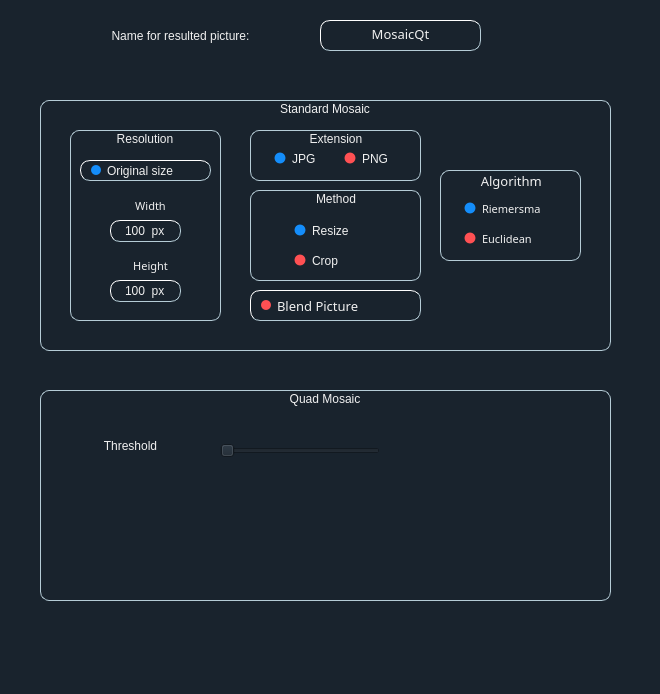
 <widget class="QMainWindow" name="Settings">
  <property name="geometry">
   <rect>
    <x>0</x>
    <y>0</y>
    <width>660</width>
    <height>694</height>
   </rect>
  </property>
  <property name="windowTitle">
   <string>Settings</string>
  </property>
  <property name="windowIcon">
   <iconset>
    <normaloff>Pictures/logo.ico</normaloff>Pictures/logo.ico</iconset>
  </property>
  <property name="styleSheet">
   <string notr="true"> background-color: #19232D;border: 0px solid #32414B;padding: 0px;color: #F0F0F0;selection - background - color: #1464A0;selection - color: #F0F0F0;</string>
  </property>
  <widget class="QWidget" name="centralwidget">
   <widget class="QLabel" name="labelNameResultPicture">
    <property name="geometry">
     <rect>
      <x>60</x>
      <y>20</y>
      <width>241</width>
      <height>31</height>
     </rect>
    </property>
    <property name="toolTip">
     <string>&lt;html&gt;&lt;head/&gt;&lt;body&gt;&lt;p&gt;Provides a name for the resulting Mosaic++.&lt;/p&gt;&lt;/body&gt;&lt;/html&gt;</string>
    </property>
    <property name="styleSheet">
     <string notr="true">font: 12pt  &quot;Century Gothic&quot;;</string>
    </property>
    <property name="text">
     <string>Name for resulted picture:</string>
    </property>
    <property name="alignment">
     <set>Qt::AlignCenter</set>
    </property>
   </widget>
   <widget class="QTextEdit" name="textEditNameResultPicture">
    <property name="geometry">
     <rect>
      <x>320</x>
      <y>20</y>
      <width>161</width>
      <height>31</height>
     </rect>
    </property>
    <property name="font">
     <font>
      <family>Century Gothic</family>
      <pointsize>12</pointsize>
      <weight>50</weight>
      <italic>false</italic>
      <bold>false</bold>
      <stylestrategy>PreferDefault</stylestrategy>
     </font>
    </property>
    <property name="cursor" stdset="0">
     <cursorShape>IBeamCursor</cursorShape>
    </property>
    <property name="toolTip">
     <string>&lt;html&gt;&lt;head/&gt;&lt;body&gt;&lt;p&gt;Name of the resulting &lt;span style=&quot; font-style:italic;&quot;&gt;Mosaic++&lt;/span&gt;.&lt;/p&gt;&lt;p&gt;You don't need to provide and extension, it will be automatically added based on your choice in the &lt;span style=&quot; font-style:italic;&quot;&gt;Extension&lt;/span&gt; panel.&lt;/p&gt;&lt;/body&gt;&lt;/html&gt;</string>
    </property>
    <property name="styleSheet">
     <string notr="true">border-style: outset;
border-width: 1px;
border-radius: 10px;
border-color: rgb(181, 204, 214);
font: 12pt  &quot;Century Gothic&quot;;</string>
    </property>
    <property name="frameShadow">
     <enum>QFrame::Sunken</enum>
    </property>
    <property name="verticalScrollBarPolicy">
     <enum>Qt::ScrollBarAlwaysOff</enum>
    </property>
    <property name="horizontalScrollBarPolicy">
     <enum>Qt::ScrollBarAlwaysOff</enum>
    </property>
    <property name="sizeAdjustPolicy">
     <enum>QAbstractScrollArea::AdjustToContents</enum>
    </property>
    <property name="lineWrapMode">
     <enum>QTextEdit::WidgetWidth</enum>
    </property>
    <property name="html">
     <string>&lt;!DOCTYPE HTML PUBLIC &quot;-//W3C//DTD HTML 4.0//EN&quot; &quot;http://www.w3.org/TR/REC-html40/strict.dtd&quot;&gt;
&lt;html&gt;&lt;head&gt;&lt;meta name=&quot;qrichtext&quot; content=&quot;1&quot; /&gt;&lt;style type=&quot;text/css&quot;&gt;
p, li { white-space: pre-wrap; }
&lt;/style&gt;&lt;/head&gt;&lt;body style=&quot; font-family:'Century Gothic'; font-size:12pt; font-weight:400; font-style:normal;&quot;&gt;
&lt;p align=&quot;center&quot; style=&quot; margin-top:0px; margin-bottom:0px; margin-left:0px; margin-right:0px; -qt-block-indent:0; text-indent:0px; -qt-user-state:65536;&quot;&gt;&lt;span style=&quot; font-size:10pt;&quot;&gt;MosaicQt&lt;/span&gt;&lt;/p&gt;&lt;/body&gt;&lt;/html&gt;</string>
    </property>
   </widget>
   <widget class="QGroupBox" name="groupBoxStandardSettings">
    <property name="geometry">
     <rect>
      <x>40</x>
      <y>100</y>
      <width>571</width>
      <height>251</height>
     </rect>
    </property>
    <property name="toolTip">
     <string>&lt;html&gt;&lt;head/&gt;&lt;body&gt;&lt;p&gt;&lt;span style=&quot; font-size:12pt;&quot;&gt;Settings for standard mosaic.&lt;/span&gt;&lt;/p&gt;&lt;/body&gt;&lt;/html&gt;</string>
    </property>
    <property name="styleSheet">
     <string notr="true">QGroupBox {
	
	font: 9pt  &quot;Century Gothic&quot;;
	border: 1px solid rgb(181, 204, 214);;
    border-radius: 9px;
}

QGroupBox{
top:-10px;
}</string>
    </property>
    <property name="title">
     <string>Standard Mosaic</string>
    </property>
    <property name="alignment">
     <set>Qt::AlignCenter</set>
    </property>
    <widget class="QGroupBox" name="groupBoxAlgorithm">
     <property name="geometry">
      <rect>
       <x>400</x>
       <y>70</y>
       <width>141</width>
       <height>91</height>
      </rect>
     </property>
     <property name="font">
      <font>
       <family>Century Gothic</family>
       <pointsize>10</pointsize>
       <weight>50</weight>
       <italic>false</italic>
       <bold>false</bold>
       <underline>false</underline>
       <strikeout>false</strikeout>
       <stylestrategy>PreferDefault</stylestrategy>
      </font>
     </property>
     <property name="mouseTracking">
      <bool>false</bool>
     </property>
     <property name="toolTip">
      <string>&lt;html&gt;&lt;head/&gt;&lt;body&gt;&lt;p&gt;&lt;span style=&quot; font-size:12pt;&quot;&gt;Algorithm used to calculate the &lt;/span&gt;&lt;span style=&quot; font-size:12pt; font-style:italic;&quot;&gt;distance&lt;/span&gt;&lt;span style=&quot; font-size:12pt;&quot;&gt; between &lt;/span&gt;&lt;span style=&quot; font-size:12pt; font-style:italic;&quot;&gt;mapped colors&lt;/span&gt;&lt;span style=&quot; font-size:12pt;&quot;&gt;. &lt;/span&gt;&lt;/p&gt;&lt;p&gt;&lt;span style=&quot; font-size:12pt;&quot;&gt;&lt;br/&gt;&lt;/span&gt;&lt;/p&gt;&lt;p&gt;&lt;span style=&quot; font-size:12pt;&quot;&gt;Use &lt;/span&gt;&lt;span style=&quot; font-size:12pt; font-style:italic;&quot;&gt;Riemersma&lt;/span&gt;&lt;span style=&quot; font-size:12pt;&quot;&gt; for a more accurate result.&lt;/span&gt;&lt;/p&gt;&lt;/body&gt;&lt;/html&gt;</string>
     </property>
     <property name="styleSheet">
      <string notr="true">QGroupBox {
	
	font: 10pt &quot;Century Gothic&quot;;
	border: 1px solid rgb(181, 204, 214);;
    border-radius: 9px;
}

QGroupBox{
top:-10px;
}</string>
     </property>
     <property name="title">
      <string>Algorithm </string>
     </property>
     <property name="alignment">
      <set>Qt::AlignCenter</set>
     </property>
     <property name="flat">
      <bool>false</bool>
     </property>
     <widget class="QRadioButton" name="radioButtonRiemersmaAlgorithm">
      <property name="geometry">
       <rect>
        <x>20</x>
        <y>30</y>
        <width>101</width>
        <height>17</height>
       </rect>
      </property>
      <property name="font">
       <font>
        <family>Century Gothic</family>
        <pointsize>8</pointsize>
        <weight>50</weight>
        <italic>false</italic>
        <bold>false</bold>
       </font>
      </property>
      <property name="cursor">
       <cursorShape>PointingHandCursor</cursorShape>
      </property>
      <property name="styleSheet">
       <string notr="true">QRadioButton {
   font: 8pt  &quot;Century Gothic&quot;;
}

QRadioButton::indicator {
    width:                  10px;
    height:                 10px;
    border-radius:          6px;
	border: none;
  	outline: none;
 	 margin-left: 4px;
}

QRadioButton::indicator:checked {
   background-color:      #148dfa;
    border:                 1px solid none;
}

QRadioButton::indicator:unchecked {
   	background-color:       rgb(255, 80, 83);
    border:                 1px solid none;
}</string>
      </property>
      <property name="text">
       <string>Riemersma</string>
      </property>
      <property name="checked">
       <bool>true</bool>
      </property>
     </widget>
     <widget class="QRadioButton" name="radioButtonEuclidianAlgorithm">
      <property name="geometry">
       <rect>
        <x>20</x>
        <y>60</y>
        <width>91</width>
        <height>17</height>
       </rect>
      </property>
      <property name="font">
       <font>
        <family>Century Gothic</family>
        <pointsize>8</pointsize>
        <weight>50</weight>
        <italic>false</italic>
        <bold>false</bold>
       </font>
      </property>
      <property name="cursor">
       <cursorShape>PointingHandCursor</cursorShape>
      </property>
      <property name="styleSheet">
       <string notr="true">QRadioButton {
   font: 8pt  &quot;Century Gothic&quot;;
}

QRadioButton::indicator {
    width:                  10px;
    height:                 10px;
    border-radius:          6px;
	border: none;
  	outline: none;
 	 margin-left: 4px;
}

QRadioButton::indicator:checked {
   background-color:      #148dfa;
    border:                 1px solid none;
}

QRadioButton::indicator:unchecked {
   	background-color:       rgb(255, 80, 83);
    border:                 1px solid none;
}</string>
      </property>
      <property name="text">
       <string>Euclidean</string>
      </property>
     </widget>
    </widget>
    <widget class="QGroupBox" name="groupBoxExtensions">
     <property name="geometry">
      <rect>
       <x>210</x>
       <y>30</y>
       <width>171</width>
       <height>51</height>
      </rect>
     </property>
     <property name="toolTip">
      <string>&lt;html&gt;&lt;head/&gt;&lt;body&gt;&lt;p&gt;&lt;span style=&quot; font-size:12pt;&quot;&gt;Extension for the resulting &lt;/span&gt;&lt;span style=&quot; font-size:12pt; font-style:italic;&quot;&gt;Mosaic++&lt;/span&gt;&lt;span style=&quot; font-size:12pt;&quot;&gt;.&lt;/span&gt;&lt;/p&gt;&lt;p&gt;&lt;span style=&quot; font-size:12pt;&quot;&gt;Set &lt;/span&gt;&lt;span style=&quot; font-size:12pt; font-style:italic;&quot;&gt;JPG&lt;/span&gt;&lt;span style=&quot; font-size:12pt;&quot;&gt; for &amp;quot;.jpg&amp;quot; extension.&lt;/span&gt;&lt;/p&gt;&lt;p&gt;&lt;span style=&quot; font-size:12pt;&quot;&gt;Set &lt;/span&gt;&lt;span style=&quot; font-size:12pt; font-style:italic;&quot;&gt;PNG&lt;/span&gt;&lt;span style=&quot; font-size:12pt;&quot;&gt; for &amp;quot;.png&amp;quot; extension.&lt;/span&gt;&lt;/p&gt;&lt;/body&gt;&lt;/html&gt;</string>
     </property>
     <property name="styleSheet">
      <string notr="true">QGroupBox {
	
	font: 8pt  &quot;Century Gothic&quot;;
	border: 1px solid rgb(181, 204, 214);;
    border-radius: 9px;
}

QGroupBox{
}</string>
     </property>
     <property name="title">
      <string>Extension</string>
     </property>
     <property name="alignment">
      <set>Qt::AlignCenter</set>
     </property>
     <widget class="QRadioButton" name="extensionJPG">
      <property name="geometry">
       <rect>
        <x>20</x>
        <y>20</y>
        <width>51</width>
        <height>17</height>
       </rect>
      </property>
      <property name="cursor">
       <cursorShape>PointingHandCursor</cursorShape>
      </property>
      <property name="autoFillBackground">
       <bool>false</bool>
      </property>
      <property name="styleSheet">
       <string notr="true">QRadioButton {
   font: 8pt  &quot;Century Gothic&quot;;
}

QRadioButton::indicator {
    width:                  10px;
    height:                 10px;
    border-radius:          6px;
	border: none;
  	outline: none;
 	 margin-left: 4px;
}

QRadioButton::indicator:checked {
   background-color:      #148dfa;
    border:                 1px solid none;
}

QRadioButton::indicator:unchecked {
   	background-color:       rgb(255, 80, 83);
    border:                 1px solid none;
}</string>
      </property>
      <property name="text">
       <string>JPG</string>
      </property>
      <property name="iconSize">
       <size>
        <width>15</width>
        <height>15</height>
       </size>
      </property>
      <property name="checked">
       <bool>true</bool>
      </property>
      <property name="autoExclusive">
       <bool>true</bool>
      </property>
     </widget>
     <widget class="QRadioButton" name="extensionPNG">
      <property name="geometry">
       <rect>
        <x>90</x>
        <y>20</y>
        <width>51</width>
        <height>17</height>
       </rect>
      </property>
      <property name="cursor">
       <cursorShape>PointingHandCursor</cursorShape>
      </property>
      <property name="styleSheet">
       <string notr="true">QRadioButton {
   font: 8pt  &quot;Century Gothic&quot;;
}

QRadioButton::indicator {
    width:                  10px;
    height:                 10px;
    border-radius:          6px;
	border: none;
  	outline: none;
 	 margin-left: 4px;
}

QRadioButton::indicator:checked {
   background-color:      #148dfa;
    border:                 1px solid none;
}

QRadioButton::indicator:unchecked {
   	background-color:       rgb(255, 80, 83);
    border:                 1px solid none;
}</string>
      </property>
      <property name="text">
       <string>PNG</string>
      </property>
      <property name="checked">
       <bool>false</bool>
      </property>
     </widget>
    </widget>
    <widget class="QGroupBox" name="groupBoxSizeResultPictur">
     <property name="geometry">
      <rect>
       <x>30</x>
       <y>30</y>
       <width>151</width>
       <height>191</height>
      </rect>
     </property>
     <property name="toolTip">
      <string>&lt;html&gt;&lt;head/&gt;&lt;body&gt;&lt;p&gt;&lt;span style=&quot; font-size:12pt;&quot;&gt;Resolution for the resulting &lt;/span&gt;&lt;span style=&quot; font-size:12pt; font-style:italic;&quot;&gt;Mosaic++&lt;/span&gt;&lt;span style=&quot; font-size:12pt;&quot;&gt;.&lt;/span&gt;&lt;/p&gt;&lt;/body&gt;&lt;/html&gt;</string>
     </property>
     <property name="styleSheet">
      <string notr="true">QGroupBox {
	
	font: 9pt  &quot;Century Gothic&quot;;
	border: 1px solid rgb(181, 204, 214);;
    border-radius: 9px;
}

QGroupBox{
top:-10px;
}</string>
     </property>
     <property name="title">
      <string>Resolution</string>
     </property>
     <property name="alignment">
      <set>Qt::AlignCenter</set>
     </property>
     <widget class="QSpinBox" name="spinBoxWidthResultPicture">
      <property name="enabled">
       <bool>true</bool>
      </property>
      <property name="geometry">
       <rect>
        <x>40</x>
        <y>90</y>
        <width>71</width>
        <height>22</height>
       </rect>
      </property>
      <property name="cursor">
       <cursorShape>PointingHandCursor</cursorShape>
      </property>
      <property name="toolTip">
       <string>&lt;html&gt;&lt;head/&gt;&lt;body&gt;&lt;p&gt;&lt;span style=&quot; font-size:12pt;&quot;&gt;Resolution for the resulting &lt;/span&gt;&lt;span style=&quot; font-size:12pt; font-style:italic;&quot;&gt;Mosaic++&lt;/span&gt;&lt;span style=&quot; font-size:12pt;&quot;&gt;.&lt;/span&gt;&lt;/p&gt;&lt;/body&gt;&lt;/html&gt;</string>
      </property>
      <property name="styleSheet">
       <string notr="true">font: 8pt  &quot;Century Gothic&quot;;
border-style: outset;
border-width: 1px;
border-radius: 10px;
border-color: rgb(181, 204, 214);</string>
      </property>
      <property name="frame">
       <bool>true</bool>
      </property>
      <property name="alignment">
       <set>Qt::AlignCenter</set>
      </property>
      <property name="buttonSymbols">
       <enum>QAbstractSpinBox::NoButtons</enum>
      </property>
      <property name="suffix">
       <string>  px</string>
      </property>
      <property name="prefix">
       <string/>
      </property>
      <property name="minimum">
       <number>100</number>
      </property>
      <property name="maximum">
       <number>100000</number>
      </property>
     </widget>
     <widget class="QLabel" name="labelWidthSizeResultPicture">
      <property name="geometry">
       <rect>
        <x>50</x>
        <y>66</y>
        <width>61</width>
        <height>20</height>
       </rect>
      </property>
      <property name="font">
       <font>
        <family>Century Gothic</family>
        <pointsize>8</pointsize>
        <weight>50</weight>
        <italic>false</italic>
        <bold>false</bold>
       </font>
      </property>
      <property name="styleSheet">
       <string notr="true">font: 8pt  &quot;Century Gothic&quot;;
text-align:center;</string>
      </property>
      <property name="text">
       <string>Width</string>
      </property>
      <property name="alignment">
       <set>Qt::AlignCenter</set>
      </property>
     </widget>
     <widget class="QLabel" name="labelHeightSizeResultPicture">
      <property name="geometry">
       <rect>
        <x>50</x>
        <y>120</y>
        <width>61</width>
        <height>31</height>
       </rect>
      </property>
      <property name="font">
       <font>
        <family>Century Gothic</family>
        <pointsize>8</pointsize>
        <weight>50</weight>
        <italic>false</italic>
        <bold>false</bold>
       </font>
      </property>
      <property name="styleSheet">
       <string notr="true">font: 8pt  &quot;Century Gothic&quot;;
text-align:center;</string>
      </property>
      <property name="text">
       <string>Height</string>
      </property>
      <property name="alignment">
       <set>Qt::AlignCenter</set>
      </property>
     </widget>
     <widget class="QSpinBox" name="spinBoxHeightResultPicture">
      <property name="enabled">
       <bool>true</bool>
      </property>
      <property name="geometry">
       <rect>
        <x>40</x>
        <y>150</y>
        <width>71</width>
        <height>22</height>
       </rect>
      </property>
      <property name="cursor">
       <cursorShape>PointingHandCursor</cursorShape>
      </property>
      <property name="toolTip">
       <string>&lt;html&gt;&lt;head/&gt;&lt;body&gt;&lt;p&gt;&lt;span style=&quot; font-size:12pt;&quot;&gt;Resolution for the resulting &lt;/span&gt;&lt;span style=&quot; font-size:12pt; font-style:italic;&quot;&gt;Mosaic++&lt;/span&gt;&lt;span style=&quot; font-size:12pt;&quot;&gt;.&lt;/span&gt;&lt;/p&gt;&lt;/body&gt;&lt;/html&gt;</string>
      </property>
      <property name="styleSheet">
       <string notr="true">font: 8pt  &quot;Century Gothic&quot;;
border-style: outset;
border-width: 1px;
border-radius: 10px;
border-color: rgb(181, 204, 214);</string>
      </property>
      <property name="frame">
       <bool>true</bool>
      </property>
      <property name="alignment">
       <set>Qt::AlignCenter</set>
      </property>
      <property name="buttonSymbols">
       <enum>QAbstractSpinBox::NoButtons</enum>
      </property>
      <property name="suffix">
       <string>  px</string>
      </property>
      <property name="prefix">
       <string/>
      </property>
      <property name="minimum">
       <number>100</number>
      </property>
      <property name="maximum">
       <number>100000</number>
      </property>
     </widget>
     <widget class="QCheckBox" name="checkBoxOriginalSize">
      <property name="geometry">
       <rect>
        <x>10</x>
        <y>30</y>
        <width>131</width>
        <height>21</height>
       </rect>
      </property>
      <property name="sizePolicy">
       <sizepolicy hsizetype="Minimum" vsizetype="Fixed">
        <horstretch>0</horstretch>
        <verstretch>0</verstretch>
       </sizepolicy>
      </property>
      <property name="palette">
       <palette>
        <active>
         <colorrole role="WindowText">
          <brush brushstyle="SolidPattern">
           <color alpha="255">
            <red>240</red>
            <green>240</green>
            <blue>240</blue>
           </color>
          </brush>
         </colorrole>
         <colorrole role="Button">
          <brush brushstyle="SolidPattern">
           <color alpha="255">
            <red>217</red>
            <green>223</green>
            <blue>223</blue>
           </color>
          </brush>
         </colorrole>
         <colorrole role="Text">
          <brush brushstyle="SolidPattern">
           <color alpha="255">
            <red>240</red>
            <green>240</green>
            <blue>240</blue>
           </color>
          </brush>
         </colorrole>
         <colorrole role="ButtonText">
          <brush brushstyle="SolidPattern">
           <color alpha="255">
            <red>240</red>
            <green>240</green>
            <blue>240</blue>
           </color>
          </brush>
         </colorrole>
         <colorrole role="PlaceholderText">
          <brush brushstyle="NoBrush">
           <color alpha="128">
            <red>240</red>
            <green>240</green>
            <blue>240</blue>
           </color>
          </brush>
         </colorrole>
        </active>
        <inactive>
         <colorrole role="WindowText">
          <brush brushstyle="SolidPattern">
           <color alpha="255">
            <red>240</red>
            <green>240</green>
            <blue>240</blue>
           </color>
          </brush>
         </colorrole>
         <colorrole role="Button">
          <brush brushstyle="SolidPattern">
           <color alpha="255">
            <red>217</red>
            <green>223</green>
            <blue>223</blue>
           </color>
          </brush>
         </colorrole>
         <colorrole role="Text">
          <brush brushstyle="SolidPattern">
           <color alpha="255">
            <red>240</red>
            <green>240</green>
            <blue>240</blue>
           </color>
          </brush>
         </colorrole>
         <colorrole role="ButtonText">
          <brush brushstyle="SolidPattern">
           <color alpha="255">
            <red>240</red>
            <green>240</green>
            <blue>240</blue>
           </color>
          </brush>
         </colorrole>
         <colorrole role="PlaceholderText">
          <brush brushstyle="NoBrush">
           <color alpha="128">
            <red>240</red>
            <green>240</green>
            <blue>240</blue>
           </color>
          </brush>
         </colorrole>
        </inactive>
        <disabled>
         <colorrole role="WindowText">
          <brush brushstyle="SolidPattern">
           <color alpha="255">
            <red>240</red>
            <green>240</green>
            <blue>240</blue>
           </color>
          </brush>
         </colorrole>
         <colorrole role="Button">
          <brush brushstyle="SolidPattern">
           <color alpha="255">
            <red>217</red>
            <green>223</green>
            <blue>223</blue>
           </color>
          </brush>
         </colorrole>
         <colorrole role="Text">
          <brush brushstyle="SolidPattern">
           <color alpha="255">
            <red>240</red>
            <green>240</green>
            <blue>240</blue>
           </color>
          </brush>
         </colorrole>
         <colorrole role="ButtonText">
          <brush brushstyle="SolidPattern">
           <color alpha="255">
            <red>240</red>
            <green>240</green>
            <blue>240</blue>
           </color>
          </brush>
         </colorrole>
         <colorrole role="PlaceholderText">
          <brush brushstyle="NoBrush">
           <color alpha="128">
            <red>240</red>
            <green>240</green>
            <blue>240</blue>
           </color>
          </brush>
         </colorrole>
        </disabled>
       </palette>
      </property>
      <property name="cursor">
       <cursorShape>PointingHandCursor</cursorShape>
      </property>
      <property name="toolTip">
       <string>&lt;html&gt;&lt;head/&gt;&lt;body&gt;&lt;p&gt;&lt;span style=&quot; font-size:12pt;&quot;&gt;Keep this on to retain the original &lt;/span&gt;&lt;span style=&quot; font-size:12pt; font-style:italic;&quot;&gt;width&lt;/span&gt;&lt;span style=&quot; font-size:12pt;&quot;&gt; and &lt;/span&gt;&lt;span style=&quot; font-size:12pt; font-style:italic;&quot;&gt;height&lt;/span&gt;&lt;span style=&quot; font-size:12pt;&quot;&gt; of the image(after &lt;/span&gt;&lt;span style=&quot; font-size:12pt; font-style:italic;&quot;&gt;Crop&lt;/span&gt;&lt;span style=&quot; font-size:12pt;&quot;&gt; or &lt;/span&gt;&lt;span style=&quot; font-size:12pt; font-style:italic;&quot;&gt;Resize&lt;/span&gt;&lt;span style=&quot; font-size:12pt;&quot;&gt;).&lt;/span&gt;&lt;/p&gt;&lt;/body&gt;&lt;/html&gt;</string>
      </property>
      <property name="styleSheet">
       <string notr="true">QCheckBox {
border-style: outset;
border-width: 1px;
border-color: rgb(181, 204, 214);
font: 10pt  &quot;Century Gothic&quot;;
border-radius: 10px;
background:none;
}

QCheckBox::indicator {
	left:10px;
    width: 10px;
    height: 10px;
	background:none;
	border-radius:5px;
}

QCheckBox::indicator:unchecked {
    background: rgb(255, 80, 83);
}

QCheckBox::indicator:checked {
     background: #148dfa;
}</string>
      </property>
      <property name="text">
       <string>Original size</string>
      </property>
      <property name="checked">
       <bool>true</bool>
      </property>
     </widget>
    </widget>
    <widget class="QGroupBox" name="groupBoxMethod">
     <property name="geometry">
      <rect>
       <x>210</x>
       <y>90</y>
       <width>171</width>
       <height>91</height>
      </rect>
     </property>
     <property name="toolTip">
      <string>&lt;html&gt;&lt;head/&gt;&lt;body&gt;&lt;p&gt;&lt;span style=&quot; font-size:12pt;&quot;&gt;Method used for resolving uncommon resolutions for the &lt;/span&gt;&lt;span style=&quot; font-size:12pt; font-style:italic;&quot;&gt;original&lt;/span&gt;&lt;span style=&quot; font-size:12pt;&quot;&gt; picture.&lt;/span&gt;&lt;/p&gt;&lt;p&gt;&lt;span style=&quot; font-size:12pt;&quot;&gt;&lt;br/&gt;&lt;/span&gt;&lt;/p&gt;&lt;p&gt;&lt;span style=&quot; font-size:12pt;&quot;&gt;Set &lt;/span&gt;&lt;span style=&quot; font-size:12pt; font-style:italic;&quot;&gt;Resize&lt;/span&gt;&lt;span style=&quot; font-size:12pt;&quot;&gt; to resize the &lt;/span&gt;&lt;span style=&quot; font-size:12pt; font-style:italic;&quot;&gt;original&lt;/span&gt;&lt;span style=&quot; font-size:12pt;&quot;&gt; image to a common resolution using &lt;/span&gt;&lt;span style=&quot; font-size:12pt; font-style:italic;&quot;&gt;bilinear interpolation&lt;/span&gt;&lt;span style=&quot; font-size:12pt;&quot;&gt;. This saves all the details by compressing them.&lt;/span&gt;&lt;/p&gt;&lt;p&gt;&lt;span style=&quot; font-size:12pt;&quot;&gt;&lt;br/&gt;&lt;/span&gt;&lt;/p&gt;&lt;p&gt;&lt;span style=&quot; font-size:12pt;&quot;&gt;Set &lt;/span&gt;&lt;span style=&quot; font-size:12pt; font-style:italic;&quot;&gt;Crop&lt;/span&gt;&lt;span style=&quot; font-size:12pt;&quot;&gt; to crop the &lt;/span&gt;&lt;span style=&quot; font-size:12pt; font-style:italic;&quot;&gt;original&lt;/span&gt;&lt;span style=&quot; font-size:12pt;&quot;&gt; image to a common resolution. This gets rid of some details by cropping them out.&lt;/span&gt;&lt;/p&gt;&lt;p&gt;&lt;span style=&quot; font-size:12pt;&quot;&gt;&lt;br/&gt;&lt;/span&gt;&lt;/p&gt;&lt;p&gt;&lt;span style=&quot; font-size:12pt;&quot;&gt;Both methods calculate the exact resolution based on cell size.&lt;/span&gt;&lt;/p&gt;&lt;/body&gt;&lt;/html&gt;</string>
     </property>
     <property name="styleSheet">
      <string notr="true">QGroupBox {
	
	font: 10pt  &quot;Century Gothic&quot;;
	border: 1px solid rgb(181, 204, 214);;
    border-radius: 9px;
}

QGroupBox{
}</string>
     </property>
     <property name="title">
      <string>Method</string>
     </property>
     <property name="alignment">
      <set>Qt::AlignCenter</set>
     </property>
     <widget class="QRadioButton" name="radioButtonMethodResizing">
      <property name="geometry">
       <rect>
        <x>40</x>
        <y>30</y>
        <width>82</width>
        <height>21</height>
       </rect>
      </property>
      <property name="cursor">
       <cursorShape>PointingHandCursor</cursorShape>
      </property>
      <property name="styleSheet">
       <string notr="true">QRadioButton {
   font: 8pt  &quot;Century Gothic&quot;;
}

QRadioButton::indicator {
    width:                  10px;
    height:                 10px;
    border-radius:          6px;
	border: none;
  	outline: none;
 	 margin-left: 4px;
}

QRadioButton::indicator:checked {
   background-color:      #148dfa;
    border:                 1px solid none;
}

QRadioButton::indicator:unchecked {
   	background-color:       rgb(255, 80, 83);
    border:                 1px solid none;
}</string>
      </property>
      <property name="text">
       <string>Resize</string>
      </property>
      <property name="checked">
       <bool>true</bool>
      </property>
     </widget>
     <widget class="QRadioButton" name="radioButtonMethodCropping">
      <property name="geometry">
       <rect>
        <x>40</x>
        <y>60</y>
        <width>101</width>
        <height>21</height>
       </rect>
      </property>
      <property name="cursor">
       <cursorShape>PointingHandCursor</cursorShape>
      </property>
      <property name="styleSheet">
       <string notr="true">QRadioButton {
   font: 8pt  &quot;Century Gothic&quot;;
}

QRadioButton::indicator {
    width:                  10px;
    height:                 10px;
    border-radius:          6px;
	border: none;
  	outline: none;
 	 margin-left: 4px;
}

QRadioButton::indicator:checked {
   background-color:      #148dfa;
    border:                 1px solid none;
}

QRadioButton::indicator:unchecked {
   	background-color:       rgb(255, 80, 83);
    border:                 1px solid none;
}</string>
      </property>
      <property name="text">
       <string>Crop</string>
      </property>
     </widget>
    </widget>
    <widget class="QCheckBox" name="checkBoxBlendingPicture">
     <property name="geometry">
      <rect>
       <x>210</x>
       <y>190</y>
       <width>171</width>
       <height>31</height>
      </rect>
     </property>
     <property name="font">
      <font>
       <family>Century Gothic</family>
       <pointsize>10</pointsize>
       <weight>50</weight>
       <italic>false</italic>
       <bold>false</bold>
      </font>
     </property>
     <property name="cursor">
      <cursorShape>PointingHandCursor</cursorShape>
     </property>
     <property name="toolTip">
      <string>&lt;html&gt;&lt;head/&gt;&lt;body&gt;&lt;p&gt;&lt;span style=&quot; font-size:12pt;&quot;&gt;Turn this on if you want to blend the &lt;/span&gt;&lt;span style=&quot; font-size:12pt; font-style:italic;&quot;&gt;cells&lt;/span&gt;&lt;span style=&quot; font-size:12pt;&quot;&gt; using the &lt;/span&gt;&lt;span style=&quot; font-size:12pt; font-style:italic;&quot;&gt;average color&lt;/span&gt;&lt;span style=&quot; font-size:12pt;&quot;&gt; of the selected zone.&lt;/span&gt;&lt;/p&gt;&lt;p&gt;&lt;span style=&quot; font-size:12pt;&quot;&gt;&lt;br/&gt;&lt;/span&gt;&lt;/p&gt;&lt;p&gt;&lt;span style=&quot; font-size:12pt;&quot;&gt;This results in a &lt;/span&gt;&lt;span style=&quot; font-size:12pt; font-style:italic;&quot;&gt;Mosaic++&lt;/span&gt;&lt;span style=&quot; font-size:12pt;&quot;&gt; that more closely resembles the &lt;/span&gt;&lt;span style=&quot; font-size:12pt; font-style:italic;&quot;&gt;original&lt;/span&gt;&lt;span style=&quot; font-size:12pt;&quot;&gt; image.&lt;/span&gt;&lt;/p&gt;&lt;/body&gt;&lt;/html&gt;</string>
     </property>
     <property name="styleSheet">
      <string notr="true">QCheckBox {
text-align: center;
border-style: outset;
border-width: 1px;
border-color: rgb(181, 204, 214);
font: 10pt  &quot;Century Gothic&quot;;
border-radius: 10px;
background:none;
}

QCheckBox::indicator {
	left:10px;
    width: 10px;
    height: 10px;
	background:none;
	border-radius:5px;
}

QCheckBox::indicator:unchecked {
    background: rgb(255, 80, 83);
}

QCheckBox::indicator:checked {
     background: #148dfa;
}</string>
     </property>
     <property name="text">
      <string>Blend Picture</string>
     </property>
    </widget>
   </widget>
   <widget class="QGroupBox" name="groupBoxQuadSettings">
    <property name="geometry">
     <rect>
      <x>40</x>
      <y>390</y>
      <width>571</width>
      <height>211</height>
     </rect>
    </property>
    <property name="toolTip">
     <string>&lt;html&gt;&lt;head/&gt;&lt;body&gt;&lt;p&gt;&lt;span style=&quot; font-size:12pt;&quot;&gt;Settings for Quad Mosaic&lt;/span&gt;&lt;/p&gt;&lt;/body&gt;&lt;/html&gt;</string>
    </property>
    <property name="styleSheet">
     <string notr="true">QGroupBox {
	
	font: 9pt  &quot;Century Gothic&quot;;
	border: 1px solid rgb(181, 204, 214);;
    border-radius: 9px;
}

QGroupBox{
top:-10px;
}</string>
    </property>
    <property name="title">
     <string>Quad Mosaic</string>
    </property>
    <property name="alignment">
     <set>Qt::AlignCenter</set>
    </property>
    <widget class="QSlider" name="horizontalSlider">
     <property name="geometry">
      <rect>
       <x>180</x>
       <y>50</y>
       <width>160</width>
       <height>22</height>
      </rect>
     </property>
     <property name="orientation">
      <enum>Qt::Horizontal</enum>
     </property>
    </widget>
    <widget class="QLabel" name="label">
     <property name="geometry">
      <rect>
       <x>20</x>
       <y>40</y>
       <width>141</width>
       <height>31</height>
      </rect>
     </property>
     <property name="toolTip">
      <string/>
     </property>
     <property name="styleSheet">
      <string notr="true">font: 12pt  &quot;Century Gothic&quot;;</string>
     </property>
     <property name="text">
      <string>Threshold</string>
     </property>
     <property name="alignment">
      <set>Qt::AlignCenter</set>
     </property>
    </widget>
   </widget>
  </widget>
  <widget class="QMenuBar" name="menubar">
   <property name="geometry">
    <rect>
     <x>0</x>
     <y>0</y>
     <width>660</width>
     <height>21</height>
    </rect>
   </property>
  </widget>
  <widget class="QStatusBar" name="statusbar"/>
 </widget>
